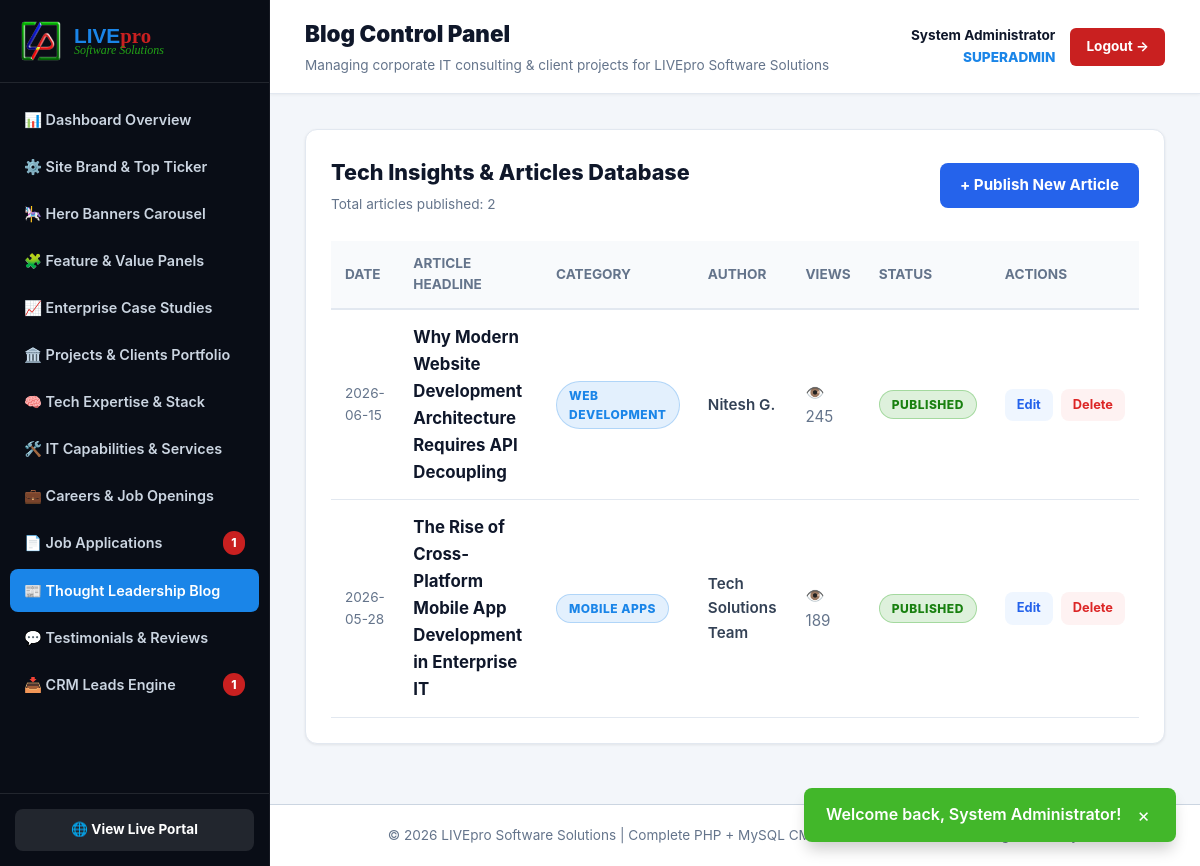
Screenshot of /admin/blog.php (signed in) with the database file from the repository.
### tables this page shows
CREATE TABLE `blog_posts` (
  `id` INT(11) UNSIGNED NOT NULL AUTO_INCREMENT,
  `title` VARCHAR(255) NOT NULL,
  `slug` VARCHAR(255) NOT NULL UNIQUE,
  `category` VARCHAR(100) NOT NULL,
  `author` VARCHAR(100) NOT NULL DEFAULT 'Nitesh G.',
  `publish_date` DATE NOT NULL,
  `excerpt` TEXT NOT NULL,
  `content` LONGTEXT NOT NULL,
  `status` ENUM('published', 'draft') DEFAULT 'published',
  `views` INT(11) DEFAULT 0,
  `created_at` TIMESTAMP DEFAULT CURRENT_TIMESTAMP,
  PRIMARY KEY (`id`)
);

### admin/blog.php (the view, shortened to what this page needs)
<?php
require_once __DIR__ . '/../includes/functions.php';
$action = $_GET['action'] ?? 'list';
$id = intval($_GET['id'] ?? 0);
require_once __DIR__ . '/includes/header.php';
if ($action === 'new' || $action === 'edit'):
    $post = ['title' => '', 'category' => 'Training & Campus', 'author' => 'Nitesh G.', 'publish_date' => date('Y-m-d'), 'excerpt' => '', 'content' => '', 'status' => 'published'];
    if ($action === 'edit' && $id > 0) {
        $post = get_post_by_id($id);
        if (!$post) {
            flash_message("Article not found.", "error");
            header("Location: blog.php");
            exit;
        }
    }
?>
    <div class="admin-card" style="max-width: 850px; margin: 0 auto;">
      <div style="display: flex; justify-content: space-between; align-items: center; margin-bottom: 25px; border-bottom: 1px solid #e2e8f0; padding-bottom: 15px;">
        <h3 style="font-size: 1.4rem; font-weight: 800; margin: 0; color: #0f172a;">
          <?= $action === 'edit' ? '✏️ Edit Tech Article' : '➕ Publish New Tech Article'; ?>
        </h3>
        <a href="blog.php" class="btn" style="background: #f1f5f9; color: #475569; text-decoration: none; font-size: 0.85rem;">&larr; Back to List</a>
      </div>
      <form method="POST" action="blog.php?<?= $action === 'edit' ? "action=edit&id={$id}" : "action=new"; ?>">
        <div style="margin-bottom: 20px;">
          <label style="display: block; font-size: 0.85rem; font-weight: 600; margin-bottom: 6px; color: #334155;">Article Headline *</label>
          <input type="text" name="title" value="<?= htmlspecialchars($post['title']); ?>" required style="width: 100%; padding: 12px 14px; border: 1px solid #cbd5e1; border-radius: 8px; font-size: 0.95rem;">
        </div>
        <div style="display: grid; grid-template-columns: repeat(3, 1fr); gap: 20px; margin-bottom: 20px;">
          <div>
            <label style="display: block; font-size: 0.85rem; font-weight: 600; margin-bottom: 6px; color: #334155;">Category *</label>
            <input type="text" name="category" value="<?= htmlspecialchars($post['category']); ?>" placeholder="e.g. Training & Campus" required style="width: 100%; padding: 12px 14px; border: 1px solid #cbd5e1; border-radius: 8px; font-size: 0.95rem;">
          </div>
          <div>
            <label style="display: block; font-size: 0.85rem; font-weight: 600; margin-bottom: 6px; color: #334155;">Author Name *</label>
            <input type="text" name="author" value="<?= htmlspecialchars($post['author']); ?>" required style="width: 100%; padding: 12px 14px; border: 1px solid #cbd5e1; border-radius: 8px; font-size: 0.95rem;">
          </div>
          <div>
            <label style="display: block; font-size: 0.85rem; font-weight: 600; margin-bottom: 6px; color: #334155;">Publish Date *</label>
            <input type="date" name="publish_date" value="<?= htmlspecialchars($post['publish_date']); ?>" required style="width: 100%; padding: 12px 14px; border: 1px solid #cbd5e1; border-radius: 8px; font-size: 0.95rem;">
          </div>
        </div>
        <div style="margin-bottom: 20px;">
          <label style="display: block; font-size: 0.85rem; font-weight: 600; margin-bottom: 6px; color: #334155;">Short Excerpt Summary *</label>
          <textarea name="excerpt" rows="2" required style="width: 100%; padding: 12px 14px; border: 1px solid #cbd5e1; border-radius: 8px; font-size: 0.95rem;"><?= htmlspecialchars($post['excerpt']); ?></textarea>
        </div>
        <div style="margin-bottom: 25px;">
          <label style="display: block; font-size: 0.85rem; font-weight: 600; margin-bottom: 6px; color: #334155;">Full Comprehensive Content *</label>
          <textarea name="content" rows="8" required style="width: 100%; padding: 12px 14px; border: 1px solid #cbd5e1; border-radius: 8px; font-size: 0.95rem; font-family: inherit;"><?= htmlspecialchars($post['content']); ?></textarea>
        </div>
        <div style="display: grid; grid-template-columns: 1fr 2fr; gap: 20px; margin-bottom: 30px;">
          <div>
            <label style="display: block; font-size: 0.85rem; font-weight: 600; margin-bottom: 6px; color: #334155;">Publishing Status</label>
            <select name="status" style="width: 100%; padding: 12px 14px; border: 1px solid #cbd5e1; border-radius: 8px; font-size: 0.95rem; background: white;">
              <option value="published" <?= $post['status'] === 'published' ? 'selected' : ''; ?>>Published (Live)</option>
              <option value="draft" <?= $post['status'] === 'draft' ? 'selected' : ''; ?>>Draft (Hidden)</option>
            </select>
          </div>
        </div>
        <div style="display: flex; justify-content: flex-end; gap: 15px;">
          <a href="blog.php" class="btn" style="background: #f1f5f9; color: #475569; text-decoration: none;">Cancel</a>
          <button type="submit" class="btn" style="background: #2563eb; color: white; padding: 12px 30px; border: none; border-radius: 8px; font-weight: 700; cursor: pointer;">
            📰 Publish Article
          </button>
        </div>
      </form>
    </div>
<?php else:
    $posts = get_blog_posts('all');
?>
    <div class="admin-card">
      <div style="display: flex; justify-content: space-between; align-items: center; margin-bottom: 25px;">
        <div>
          <h3 style="font-size: 1.35rem; font-weight: 800; margin: 0; color: #0f172a;">Tech Insights &amp; Articles Database</h3>
          <p style="color: #64748b; font-size: 0.85rem; margin: 4px 0 0 0;">Total articles published: <?= count($posts); ?></p>
        </div>
        <a href="blog.php?action=new" class="btn" style="background: #2563eb; color: white; text-decoration: none; padding: 10px 20px; border-radius: 8px; font-weight: 700;">+ Publish New Article</a>
      </div>
      <div style="overflow-x: auto;">
        <table class="admin-table">
          <thead>
            <tr>
              <th>Date</th>
              <th>Article Headline</th>
              <th>Category</th>
              <th>Author</th>
              <th>Views</th>
              <th>Status</th>
              <th>Actions</th>
            </tr>
          </thead>
          <tbody>
            <?php if (empty($posts)): ?>
              <tr><td colspan="7" style="text-align: center; padding: 30px; color: #64748b;">No blog articles found. Click Publish New Article above.</td></tr>
            <?php else: ?>
              <?php foreach ($posts as $pst): ?>
                <tr>
                  <td style="color: #64748b; font-size: 0.85rem;"><?= htmlspecialchars($pst['publish_date']); ?></td>
                  <td>
                    <strong style="color: #0f172a; font-size: 1.05rem;"><?= htmlspecialchars($pst['title']); ?></strong>
                  </td>
                  <td><span class="badge badge-primary"><?= htmlspecialchars($pst['category']); ?></span></td>
                  <td style="color: #334155; font-weight: 600;"><?= htmlspecialchars($pst['author']); ?></td>
                  <td style="color: #64748b;">👁️ <?= intval($pst['views'] ?? 0); ?></td>
                  <td>
                    <span class="badge <?= $pst['status'] === 'published' ? 'badge-accent' : 'badge-warning'; ?>">
                      <?= strtoupper(htmlspecialchars($pst['status'])); ?>
                    </span>
                  </td>
                  <td>
                    <div style="display: flex; gap: 8px;">
                      <a href="blog.php?action=edit&id=<?= $pst['id']; ?>" class="btn" style="background: #eff6ff; color: #2563eb; padding: 6px 12px; font-size: 0.8rem; text-decoration: none;">Edit</a>
                      <a href="blog.php?action=delete&id=<?= $pst['id']; ?>" onclick="return confirm('Delete this article permanently?')" class="btn" style="background: #fef2f2; color: #dc2626; padding: 6px 12px; font-size: 0.8rem; text-decoration: none;">Delete</a>
                    </div>
                  </td>
                </tr>
              <?php endforeach; ?>
            <?php endif; ?>
          </tbody>
        </table>
      </div>
    </div>
<?php endif; ?>
<?php require_once __DIR__ . '/includes/footer.php'; ?>

### assets/css/style.css (style rules this page uses)
:root { --primary: #1a85e8; --primary-hover: #1060b0; --accent: #22a316; --accent-hover: #198010; --danger: #c92020; --danger-hover: #9e1717; --warning: #f2c10d; --bg-main: #090d16; --bg-surface: #ffffff; --bg-card: #ffffff; --bg-light: #f3f6fa; --text-main: #0f172a; --text-muted: #64748b; --text-light: #ffffff; --text-light-muted: #cbd5e1; --border-color: #e2e8f0; --border: #e2e8f0; --border-dark: #334155; --shadow-sm: 0 1px 3px rgba(0, 0, 0, 0.08); --shadow-md: 0 4px 6px -1px rgba(26, 133, 232, 0.1), 0 2px 4px -1px rgba(0, 0, 0, 0.06); --shadow-lg: 0 12px 28px 0 rgba(15, 23, 42, 0.15), 0 2px 4px 0 rgba(0, 0, 0, 0.08); --shadow-xl: 0 20px 40px rgba(15, 23, 42, 0.25); --radius: 12px; --radius-sm: 8px; --transition: all 0.25s cubic-bezier(0.4, 0, 0.2, 1); }
* { box-sizing: border-box; margin: 0; padding: 0; }
body { font-family: -apple-system, BlinkMacSystemFont, "Segoe UI", Roboto, Helvetica, Arial, sans-serif; color: var(--text-main); background-color: var(--bg-light); line-height: 1.6; overflow-x: hidden; }
a { color: inherit; text-decoration: none; cursor: pointer; }
.btn { display: inline-flex; align-items: center; justify-content: center; gap: 8px; padding: 12px 24px; border-radius: var(--radius-sm); font-weight: 700; cursor: pointer; border: none; transition: var(--transition); font-size: 0.95rem; text-decoration: none; }
.badge { display: inline-block; padding: 4px 12px; border-radius: 9999px; font-size: 0.75rem; font-weight: 800; text-transform: uppercase; letter-spacing: 0.5px; }
.badge-primary { background-color: rgba(26, 133, 232, 0.12); color: var(--primary); border: 1px solid rgba(26, 133, 232, 0.25); }
.badge-accent { background-color: rgba(34, 163, 22, 0.15); color: #198010; border: 1px solid rgba(34, 163, 22, 0.3); }
body.admin-body, body:has(.admin-sidebar) { display: flex !important; flex-direction: row !important; min-height: 100vh; margin: 0; padding: 0; background: #f3f6fa; }
.admin-card { background: #ffffff; border: 1px solid var(--border-color); border-radius: 12px; padding: 25px; margin-bottom: 25px; box-shadow: 0 1px 3px rgba(0, 0, 0, 0.08); }
.admin-table { width: 100%; border-collapse: collapse; text-align: left; }
.admin-table th { padding: 12px 14px; background: #f8fafc; font-weight: 700; font-size: 0.85rem; color: #64748b; text-transform: uppercase; border-bottom: 2px solid var(--border-color); }
.admin-table td { padding: 14px; border-bottom: 1px solid var(--border-color); font-size: 0.95rem; vertical-align: middle; }

### rows the page displays
blog_posts: publish_date "2026-06-15", title "Why Modern Website Development Architecture Requires API Decoupling", category "WEB DEVELOPMENT", author "Nitesh G.", views "245", status "PUBLISHED"
blog_posts: publish_date "2026-05-28", title "The Rise of Cross-Platform Mobile App Development in Enterprise IT", category "MOBILE APPS", author "Tech Solutions Team", views "189", status "PUBLISHED"

### other values shown
$flash['msg'] "Welcome back, System Administrator!"
$unread_apps "1"
$unread_inq "1"
$admin_page "Blog"
$settings['company_name'] "LIVEpro Software Solutions"
$_SESSION['admin_full_name'] "System Administrator"
$_SESSION['admin_role'] "SUPERADMIN"
count($posts) "2"
